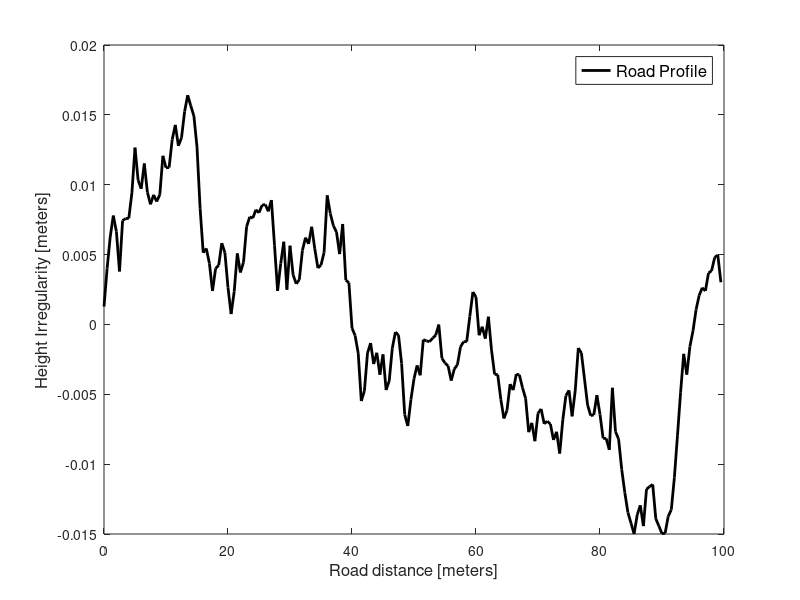

MATLAB code for this plot:
close all; clear all; clc;

%% --------------- Irregular road profile ---------------------
n0   = 0.1;
k    = 3;
L    = 100;
dn   = 1/L;
nmax = 2;
N    = nmax/dn;
xe   = (0:N-1)*L/N;
h    = zeros(1,N);
fi   = 2*pi*rand(1,N);

for i = 1:N
    h = h+sqrt(dn)*(2^k)*0.001*n0/(i*dn)*cos(2*pi*i*dn*xe+fi(i));
end

hi = h';

desl = xe;

save h.mat

figure(1)
plot(desl, h, '-k','linewidth',2,'DisplayName','Road Profile'); 
xlabel('Road distance [meters]','FontSize', 12);
ylabel('Height Irregularity [meters]','FontSize', 12);
legend('Location','best','FontSize', 12);
